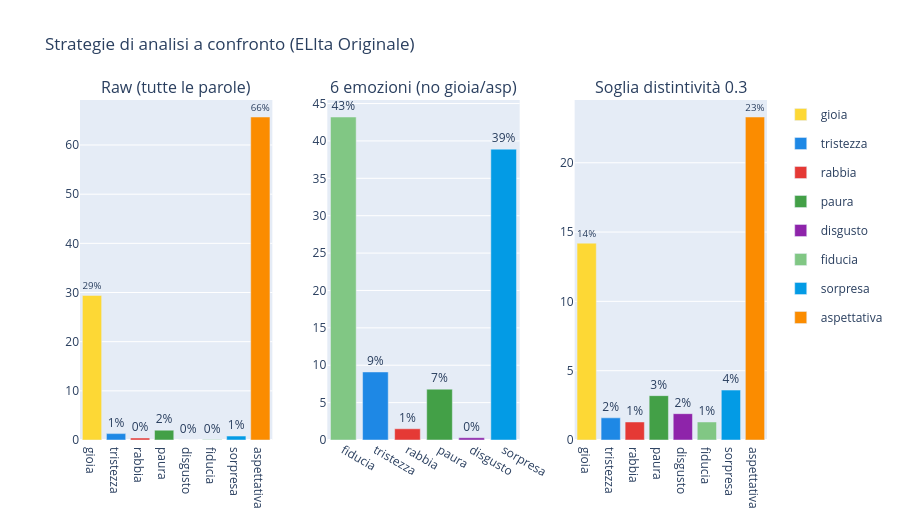

The cell this chart's notebook holds for it:
### Code cell
# --- 4. Grafico finale: confronto Raw vs 6emo vs Distinctiveness 0.3 ---
df_dist_03 = detect_emotions_distinctive(df_corpus, df_tokens, df_elita_orig, 0.3)

fig = make_subplots(
    rows=1, cols=3,
    subplot_titles=["Raw (tutte le parole)", "6 emozioni (no gioia/asp)", "Soglia distintività 0.3"],
    horizontal_spacing=0.08
)

datasets_final = [
    (all_results["Originale (α=0)"], BASIC_EMOTIONS),
    (results_6emo["Originale (α=0)"], SIX_EMOTIONS),
    (df_dist_03, BASIC_EMOTIONS),
]

for col_idx, (df_res, emo_set) in enumerate(datasets_final, start=1):
    counts = df_res["dominant_emotion"].value_counts()
    total  = counts.sum()
    for emo in emo_set:
        n = counts.get(emo, 0)
        fig.add_trace(
            go.Bar(
                name=emo,
                x=[emo], y=[round(n/total*100, 1)],
                marker_color=EMOTION_COLORS.get(emo, "#aaa"),
                showlegend=(col_idx == 1),
                legendgroup=emo,
                text=[f"{n/total*100:.0f}%"],
                textposition="outside"
            ),
            row=1, col=col_idx
        )

fig.update_layout(
    title_text="Strategie di analisi a confronto (ELIta Originale)",
    barmode="group", height=520
)
fig.show()

# Salva anche la versione con soglia distintività
df_dist_03.to_csv(OUTPUT_DIR / "emotion_results_DISTINCTIVE_03_Originale.csv", index=False)
print("Salvato output_confronto/emotion_results_DISTINCTIVE_03_Originale.csv")

### Figure 1 — Plotly figure (JSON) as saved in the notebook; plotly's stock layout.template omitted (floating-point values rounded to 4 significant figures)
{"data": [{"legendgroup": "gioia", "marker": {"color": "#FDD835"}, "name": "gioia", "showlegend": true, "text": ["29%"], "textposition": "outside", "x": ["gioia"], "y": [29.4], "type": "bar", "xaxis": "x", "yaxis": "y"}, {"legendgroup": "tristezza", "marker": {"color": "#1E88E5"}, "name": "tristezza", "showlegend": true, "text": ["1%"], "textposition": "outside", "x": ["tristezza"], "y": [1.3], "type": "bar", "xaxis": "x", "yaxis": "y"}, {"legendgroup": "rabbia", "marker": {"color": "#E53935"}, "name": "rabbia", "showlegend": true, "text": ["0%"], "textposition": "outside", "x": ["rabbia"], "y": [0.4], "type": "bar", "xaxis": "x", "yaxis": "y"}, {"legendgroup": "paura", "marker": {"color": "#43A047"}, "name": "paura", "showlegend": true, "text": ["2%"], "textposition": "outside", "x": ["paura"], "y": [2.0], "type": "bar", "xaxis": "x", "yaxis": "y"}, {"legendgroup": "disgusto", "marker": {"color": "#8E24AA"}, "name": "disgusto", "showlegend": true, "text": ["0%"], "textposition": "outside", "x": ["disgusto"], "y": [0.0], "type": "bar", "xaxis": "x", "yaxis": "y"}, {"legendgroup": "fiducia", "marker": {"color": "#81C784"}, "name": "fiducia", "showlegend": true, "text": ["0%"], "textposition": "outside", "x": ["fiducia"], "y": [0.1], "type": "bar", "xaxis": "x", "yaxis": "y"}, {"legendgroup": "sorpresa", "marker": {"color": "#039BE5"}, "name": "sorpresa", "showlegend": true, "text": ["1%"], "textposition": "outside", "x": ["sorpresa"], "y": [0.8], "type": "bar", "xaxis": "x", "yaxis": "y"}, {"legendgroup": "aspettativa", "marker": {"color": "#FB8C00"}, "name": "aspettativa", "showlegend": true, "text": ["66%"], "textposition": "outside", "x": ["aspettativa"], "y": [65.7], "type": "bar", "xaxis": "x", "yaxis": "y"}, {"legendgroup": "fiducia", "marker": {"color": "#81C784"}, "name": "fiducia", "showlegend": false, "text": ["43%"], "textposition": "outside", "x": ["fiducia"], "y": [43.2], "type": "bar", "xaxis": "x2", "yaxis": "y2"}, {"legendgroup": "tristezza", "marker": {"color": "#1E88E5"}, "name": "tristezza", "showlegend": false, "text": ["9%"], "textposition": "outside", "x": ["tristezza"], "y": [9.1], "type": "bar", "xaxis": "x2", "yaxis": "y2"}, {"legendgroup": "rabbia", "marker": {"color": "#E53935"}, "name": "rabbia", "showlegend": false, "text": ["1%"], "textposition": "outside", "x": ["rabbia"], "y": [1.5], "type": "bar", "xaxis": "x2", "yaxis": "y2"}, {"legendgroup": "paura", "marker": {"color": "#43A047"}, "name": "paura", "showlegend": false, "text": ["7%"], "textposition": "outside", "x": ["paura"], "y": [6.8], "type": "bar", "xaxis": "x2", "yaxis": "y2"}, {"legendgroup": "disgusto", "marker": {"color": "#8E24AA"}, "name": "disgusto", "showlegend": false, "text": ["0%"], "textposition": "outside", "x": ["disgusto"], "y": [0.3], "type": "bar", "xaxis": "x2", "yaxis": "y2"}, {"legendgroup": "sorpresa", "marker": {"color": "#039BE5"}, "name": "sorpresa", "showlegend": false, "text": ["39%"], "textposition": "outside", "x": ["sorpresa"], "y": [38.9], "type": "bar", "xaxis": "x2", "yaxis": "y2"}, {"legendgroup": "gioia", "marker": {"color": "#FDD835"}, "name": "gioia", "showlegend": false, "text": ["14%"], "textposition": "outside", "x": ["gioia"], "y": [14.2], "type": "bar", "xaxis": "x3", "yaxis": "y3"}, {"legendgroup": "tristezza", "marker": {"color": "#1E88E5"}, "name": "tristezza", "showlegend": false, "text": ["2%"], "textposition": "outside", "x": ["tristezza"], "y": [1.6], "type": "bar", "xaxis": "x3", "yaxis": "y3"}, {"legendgroup": "rabbia", "marker": {"color": "#E53935"}, "name": "rabbia", "showlegend": false, "text": ["1%"], "textposition": "outside", "x": ["rabbia"], "y": [1.3], "type": "bar", "xaxis": "x3", "yaxis": "y3"}, {"legendgroup": "paura", "marker": {"color": "#43A047"}, "name": "paura", "showlegend": false, "text": ["3%"], "textposition": "outside", "x": ["paura"], "y": [3.2], "type": "bar", "xaxis": "x3", "yaxis": "y3"}, {"legendgroup": "disgusto", "marker": {"color": "#8E24AA"}, "name": "disgusto", "showlegend": false, "text": ["2%"], "textposition": "outside", "x": ["disgusto"], "y": [1.9], "type": "bar", "xaxis": "x3", "yaxis": "y3"}, {"legendgroup": "fiducia", "marker": {"color": "#81C784"}, "name": "fiducia", "showlegend": false, "text": ["1%"], "textposition": "outside", "x": ["fiducia"], "y": [1.3], "type": "bar", "xaxis": "x3", "yaxis": "y3"}, {"legendgroup": "sorpresa", "marker": {"color": "#039BE5"}, "name": "sorpresa", "showlegend": false, "text": ["4%"], "textposition": "outside", "x": ["sorpresa"], "y": [3.6], "type": "bar", "xaxis": "x3", "yaxis": "y3"}, {"legendgroup": "aspettativa", "marker": {"color": "#FB8C00"}, "name": "aspettativa", "showlegend": false, "text": ["23%"], "textposition": "outside", "x": ["aspettativa"], "y": [23.3], "type": "bar", "xaxis": "x3", "yaxis": "y3"}], "layout": {"xaxis": {"anchor": "y", "domain": [0.0, 0.28]}, "yaxis": {"anchor": "x", "domain": [0.0, 1.0]}, "xaxis2": {"anchor": "y2", "domain": [0.36, 0.64]}, "yaxis2": {"anchor": "x2", "domain": [0.0, 1.0]}, "xaxis3": {"anchor": "y3", "domain": [0.72, 1.0]}, "yaxis3": {"anchor": "x3", "domain": [0.0, 1.0]}, "annotations": [{"font": {"size": 16}, "showarrow": false, "text": "Raw (tutte le parole)", "x": 0.14, "xanchor": "center", "xref": "paper", "y": 1.0, "yanchor": "bottom", "yref": "paper"}, {"font": {"size": 16}, "showarrow": false, "text": "6 emozioni (no gioia/asp)", "x": 0.5, "xanchor": "center", "xref": "paper", "y": 1.0, "yanchor": "bottom", "yref": "paper"}, {"font": {"size": 16}, "showarrow": false, "text": "Soglia distintività 0.3", "x": 0.86, "xanchor": "center", "xref": "paper", "y": 1.0, "yanchor": "bottom", "yref": "paper"}], "title": {"text": "Strategie di analisi a confronto (ELIta Originale)"}, "barmode": "group", "height": 520}}
